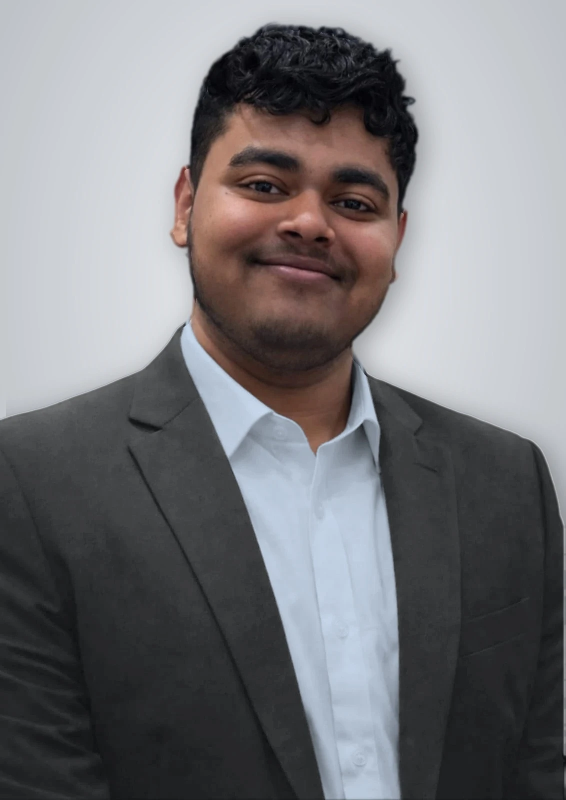
#> input picture satyam.webp, 1131 x 1599 px, found by its file name (shown at 1/2 size)
$ python tools-cutout.py
#> lines starting #> are read from the running program, lines starting #| are printed output that depends on the picture; after the words box and inside, x2 and y2 are one past the last pixel; in counts of white or black regions, pixels touching at a corner belong together
import numpy as np
from PIL import Image, ImageFilter

def runfill(seed, mask):
    """1D: any run of consecutive mask pixels containing a seed becomes all-seed."""
    starts = mask & ~np.concatenate([[False], mask[:-1]])
    gid = np.cumsum(starts) * mask
    hit = np.bincount(gid, weights=(seed & mask).astype(np.int64),
                      minlength=gid.max()+1) > 0
    hit[0] = False
    return mask & hit[gid]

def fill_rows(seed, mask):
    H, W = mask.shape
    z = np.zeros((H,1), bool)
    m = np.concatenate([mask, z], axis=1).ravel()
    s = np.concatenate([seed, z], axis=1).ravel()
    return runfill(s, m).reshape(H, W+1)[:, :W]

def flood(seed, mask):
    """True gap-respecting flood fill: alternate row and column run-fills."""
    for i in range(300):
        prev = seed.copy()
        seed = fill_rows(seed, mask) | seed
        seed = (fill_rows(seed.T.copy(), mask.T.copy()) | seed.T).T.copy()
        if np.array_equal(seed, prev):
            return seed, i+1
    return seed, 300

def erode(m,k):
    for _ in range(k):
        e=m.copy(); e[1:]&=m[:-1]; e[:-1]&=m[1:]; e[:,1:]&=m[:,:-1]; e[:,:-1]&=m[:,1:]; m=e
    return m
def dilate(m,k):
    for _ in range(k):
        d=m.copy(); d[1:]|=m[:-1]; d[:-1]|=m[1:]; d[:,1:]|=m[:,:-1]; d[:,:-1]|=m[:,1:]; m=d
    return m

src = Image.open('/home/user/satyam/satyam.webp').convert('RGB')
#> src is the input picture: PIL image 1131x1599 RGB; mean R, G, B 119.9, 119.6, 122.7
a = np.asarray(src).astype(np.int16); H, W, _ = a.shape
#> after `H, W, _ = a.shape`: H = 1599; W = 1131
spread = a.max(axis=2) - a.min(axis=2); bright = a.mean(axis=2)
#> after `spread = a.max(axis=2) - a.min(axis=2)`:
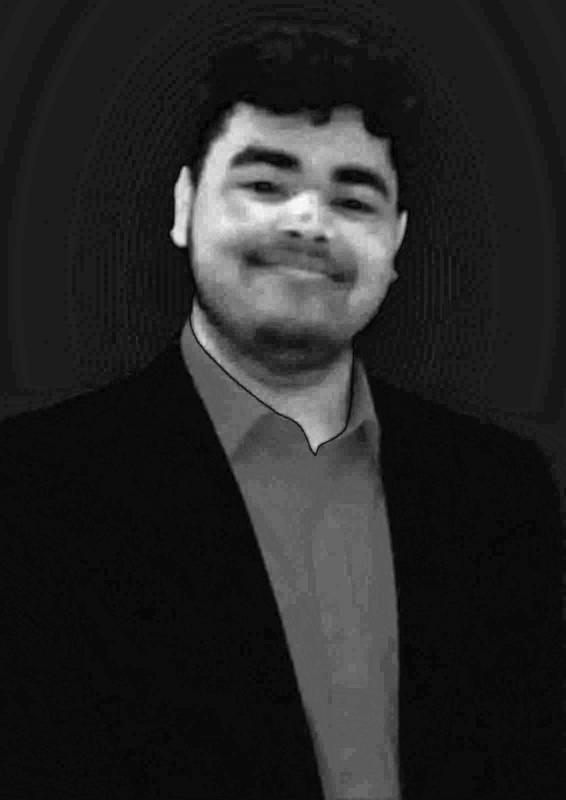
#> spread: shape (1599, 1131) int16 (shown at 1/2 size); min 0, max 81, mean 12.3; drawn with min black and max white
#> after `bright = a.mean(axis=2)`:
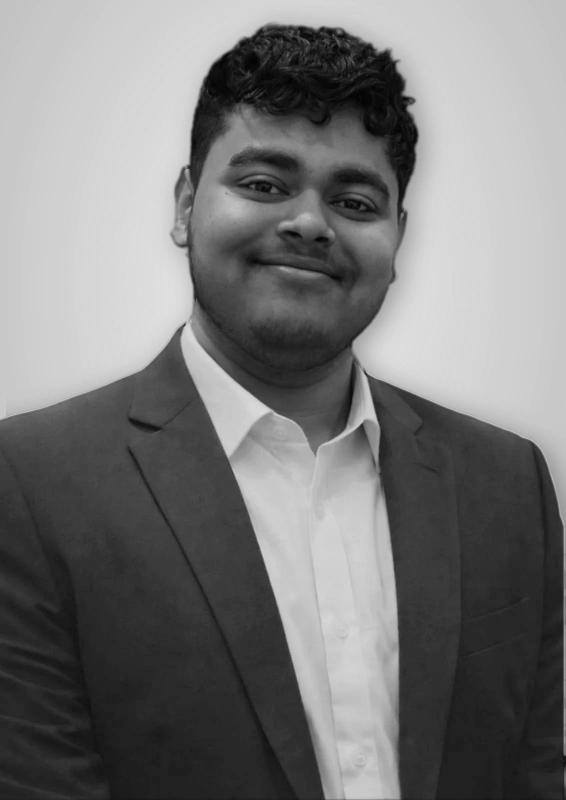
#> bright: shape (1599, 1131) float64 (shown at 1/2 size); min 1, max 223, mean 120.7
# background is neutral and mid-bright; skin has far too much chroma to qualify
bgmask = (spread < 26) & (bright > 140) & (bright < 234)
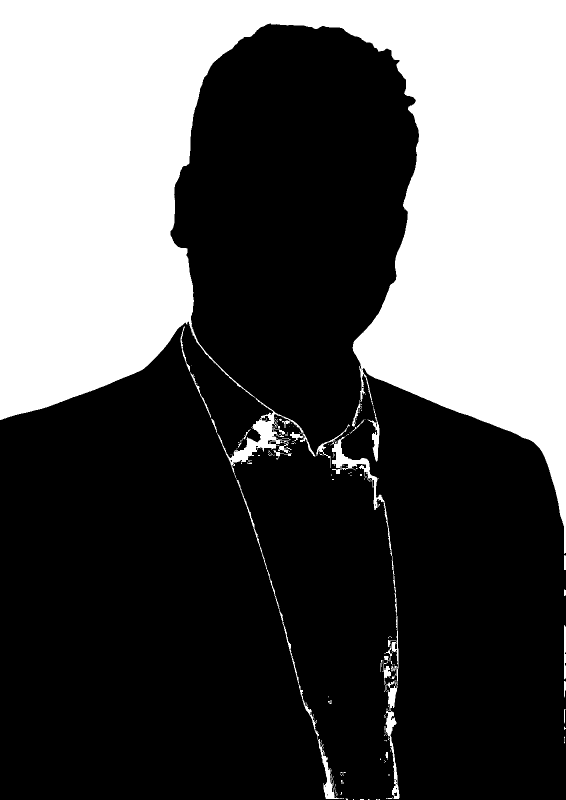
#> bgmask: shape (1599, 1131) bool (shown at 1/2 size); 34.8% white; 173 white regions (141 under 20 px), largest, box (x1, y1, x2, y2) and area: (0, 0, 1131, 1108) 617481, (632, 849, 797, 1371) 4121, (770, 1360, 799, 1598) 2034

seed = np.zeros((H,W), bool)
seed[0] |= bgmask[0]; seed[:,0] |= bgmask[:,0]; seed[:,-1] |= bgmask[:,-1]
#> after `seed[0] |= bgmask[0]`: seed: shape (1599, 1131) bool; 0.06% white in thin lines or dots, all inside (x1, y1, x2, y2) = (0, 0, 1131, 1)
#> after `seed[:, -1] |= bgmask[:, -1]`: seed: shape (1599, 1131) bool; 0.18% white in thin lines or dots
#> after the loop in flood, `for i in range(300):`:
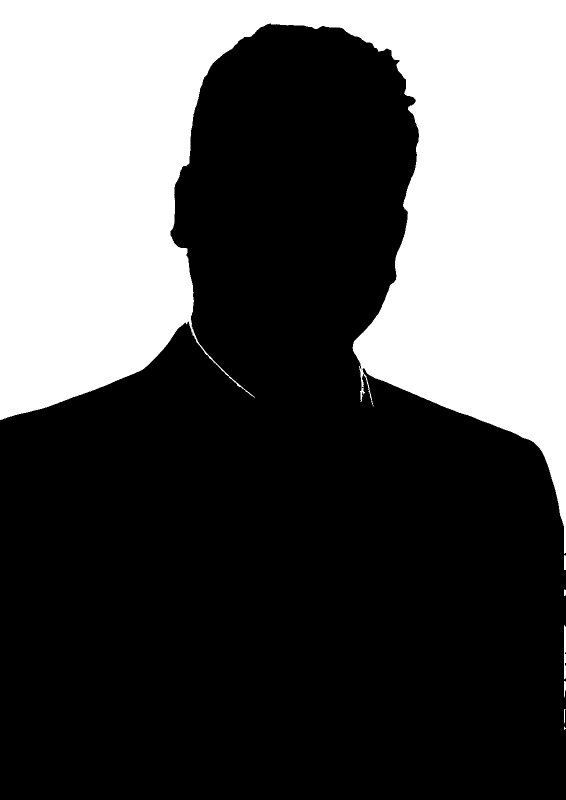
#> seed: shape (1599, 1131) bool (shown at 1/2 size); 33.9% white; 7 white regions (1 under 20 px), largest, box (x1, y1, x2, y2) and area: (0, 0, 1131, 1108) 612538, (1128, 1250, 1131, 1359) 312, (1128, 1110, 1131, 1140) 88, (1128, 1362, 1131, 1395) 82, (1128, 1418, 1131, 1447) 56, (1128, 1179, 1131, 1192) 37
seed, n1 = flood(seed, bgmask)
#> n1 = 57
print(f"flood A: {n1} passes, cut={100*seed.mean():.1f}%")
#| flood A: 57 passes, cut=33.9%

# kill thin leaks along the lapel, then re-check what is still border-reachable
seed = dilate(erode(seed, 3), 3) & bgmask
#> the loop in dilate, `for _ in range(k):` made 3 passes
s2 = np.zeros((H,W), bool)
s2[0] |= seed[0]; s2[:,0] |= seed[:,0]; s2[:,-1] |= seed[:,-1]
#> after `s2[:, -1] |= seed[:, -1]`:
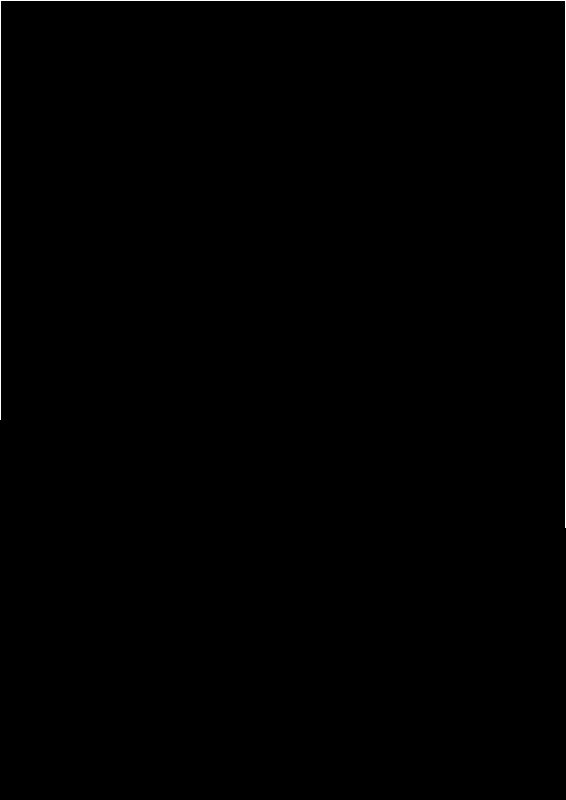
#> s2: shape (1599, 1131) bool (shown at 1/2 size); 0.17% white in thin lines or dots, all inside (x1, y1, x2, y2) = (0, 0, 1131, 1055)
s2, n2 = flood(s2, seed)
#> n2 = 2
print(f"flood B: {n2} passes, islands dropped={seed.sum()-s2.sum()}px")
#| flood B: 2 passes, islands dropped=25px
seed = s2

m = erode(~seed, 2)
#> the loop in erode (call 2), `for _ in range(k):` made 2 passes
#> pass 1, in erode (call 2), `m = e`:
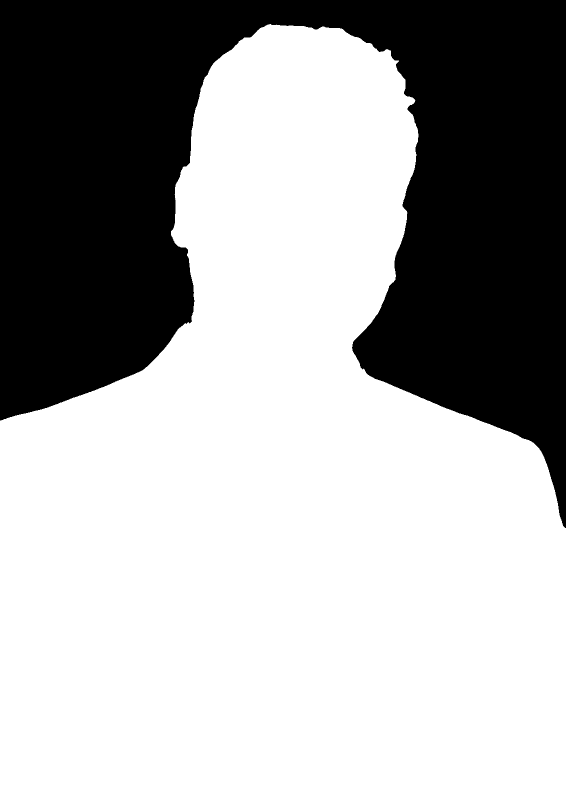
#> m: shape (1599, 1131) bool (shown at 1/2 size); 66.1% white; 1 black region, box (x1, y1, x2, y2) and area: (0, 0, 1131, 1056) 613834
al = Image.fromarray(np.where(m,255,0).astype(np.uint8)).filter(ImageFilter.GaussianBlur(1.0))
out = src.convert('RGBA'); out.putalpha(al); out = out.crop(out.getbbox())
#> after `out = out.crop(out.getbbox())`:
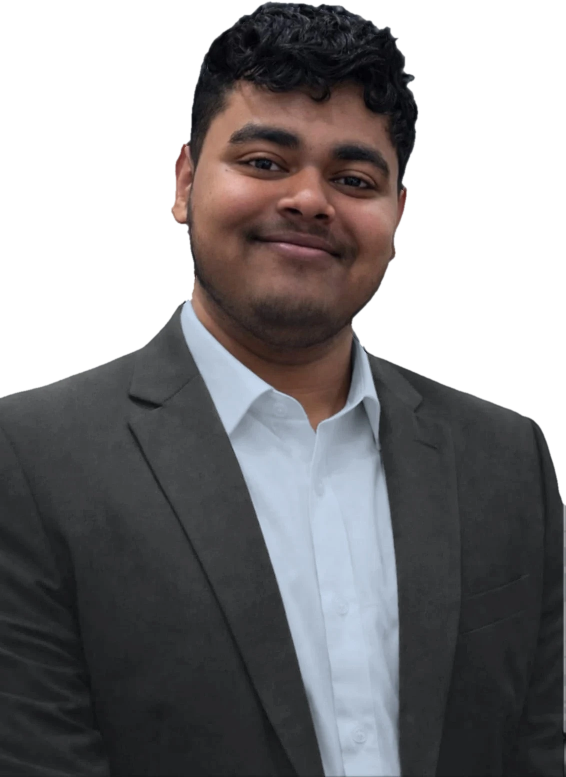
#> out: PIL image 1131x1553 RGBA (shown at 1/2 size); mean R, G, B, A 117.5, 117.1, 120.1, 173.1; transparent parts drawn white
print("final size", out.size)
#| final size (1131, 1553)
out.save('/home/user/satyam/client/satyam-cut.webp', quality=90, method=6)
flat = Image.new('RGB', out.size, (255,255,255)); flat.paste(out,(0,0),out)
#> after `flat = Image.new('RGB', out.size, (255, 255, 255))`: flat: PIL image 1131x1553 RGB; every value is 255
flat.save('/home/user/satyam/client/satyam-white.webp', quality=90, method=6)
